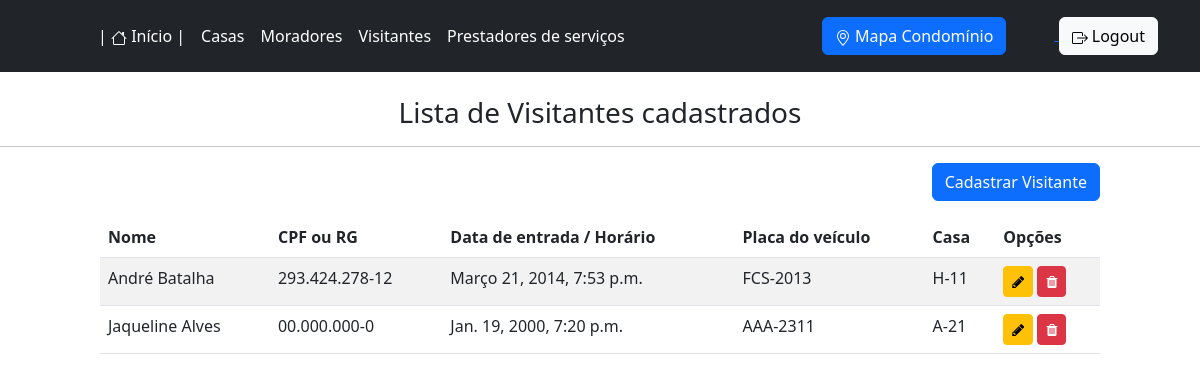
The app's page /listar/visitantes/ (signed in) with its own data.
### cadastros/models.py (models this page shows, shortened)
class Visitante(models.Model):
    nome_completo = models.CharField(max_length=256)
    identidade = models.CharField(max_length=14, verbose_name="CPF ou RG")
    data_de_entrada = models.DateTimeField(blank=True, null=True, max_length=10, help_text="Exemplo: 19/08/2022 19:30", verbose_name="Data de Entrada/Horário")
    placa_veiculo = models.CharField(max_length=8, blank=True, null=True, verbose_name="Placa do veículo")
    casa = models.ForeignKey(Casa, on_delete=models.PROTECT)

class Casa(models.Model):
    bloco_numero = models.CharField(max_length=7, help_text="Exemplo: G-36", verbose_name="Bloco e número")
    endereco = models.CharField(max_length=300, verbose_name="Endereço")
    def __str__(self):
        return "{}" .format(self.bloco_numero)

### cadastros/views.py (the view)
# urls.py: path('listar/visitantes/', VisitanteList.as_view(), name='listar-visitantes'),
class VisitanteList(LoginRequiredMixin, ListView):
    login_url = reverse_lazy ('login')
    model = Visitante
    template_name = 'cadastros/listas/visitante.html'

### cadastros/templates/cadastros/listas/visitante.html (shortened to what this page needs)
{% extends 'paginas/modelo.html' %}
{% load static %}
{% load crispy_forms_tags %}
{% block conteudo %}
    {% if request.user.is_authenticated %}
    <br>
    <h3 align="center">Lista de Visitantes cadastrados</h3>
    <hr>
    <div align="right" class="col-md-10 mx-auto">
        <a href="{% url 'cadastrar-visitante' %}" class="btn btn-primary">Cadastrar Visitante</a>
    </div>
    <div class="table-responsive">
        <div class="col-md-10 mx-auto">
            <table class="table table-striped mt-3" id="tabela-listar3">
                <thead>
                    <tr>
                        <th>Nome</th>
                        <th>CPF ou RG</th>
                        <th>Data de entrada / Horário</th>
                        <th>Placa do veículo</th>
                        <th>Casa</th>
                        <th>Opções</th>
                    </tr>
                </thead>
                <tbody>
                    {% for object in object_list %}
                    <tr>
                        <td> {{ object.nome_completo }}</td>
                        <td> {{ object.identidade }}</td>
                        <td> {{ object.data_de_entrada }}</td>
                        <td> {{ object.placa_veiculo }}</td>
                        <td> {{ object.casa }}</td>
                        <td>
                            <a href="{% url 'editar-visitante' object.pk %}" class="btn btn-warning btn-sm" title="Editar">
                                <i class="fa fa-pencil" aria-hidden="true"></i>
                            </a>
                            <a href="{% url 'excluir-visitante' object.pk %}" class="btn btn-danger btn-sm" title="Excluir">
                                <i class="fa fa-trash" aria-hidden="true"></i>
                            </a>
                        </td>
                    </tr>
                    {% empty %}
                    <tr>
                        <td colspan="3">Nenhum visitante registrado.</td>
                    </tr>
                    {% endfor %}
                </tbody>
            </table>
        </div>
    </div>
    {% else %}
    <br>
    <h4 align="center">  Faça <a href="{% url 'login' %}">login</a> para obter acesso.</h4>
    {% endif %}
{% endblock %}

### records on screen
Visitante: nome_completo "André Batalha", identidade "293.424.278-12", data_de_entrada "Março 21, 2014, 7:53 p.m.", placa_veiculo "FCS-2013", casa "H-11"
Visitante: nome_completo "Jaqueline Alves", identidade "00.000.000-0", data_de_entrada "Jan. 19, 2000, 7:20 p.m.", placa_veiculo "AAA-2311", casa "A-21"
